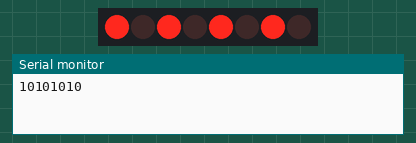
This sketch was run on a simulated Arduino Uno, built with avr-gcc and run on an emulated ATmega328P. Parts: 8 shift-register outputs drawn as a row of LEDs (first output left, lit = HIGH), the last lines printed to the serial monitor. Wiring (inferred from the names in the program): shift register (74HC595): data pin 12; shift clock pin 13; latch pin 8. Wiring (inferred from the signals the program sends): row of LEDs: on Q0, Q1, Q2, Q3, Q4, Q5, Q6, Q7.

Above: at 0.1 s.
At 1.1 s:
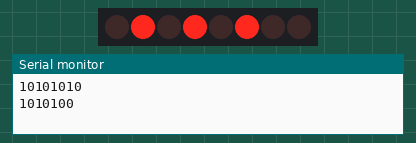
At 2.1 s:
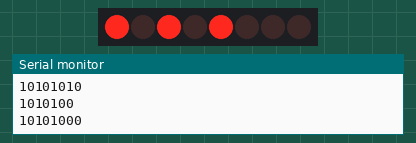
At 3.1 s:
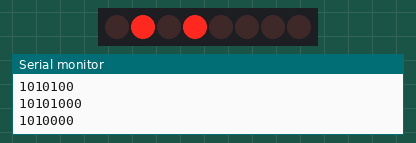
At 4.1 s:
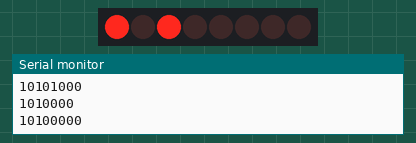
At 6.1 s:
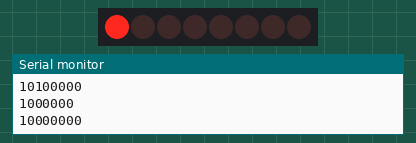
Timing chart, 0 to 8.5 s (numbered marks = the images above):
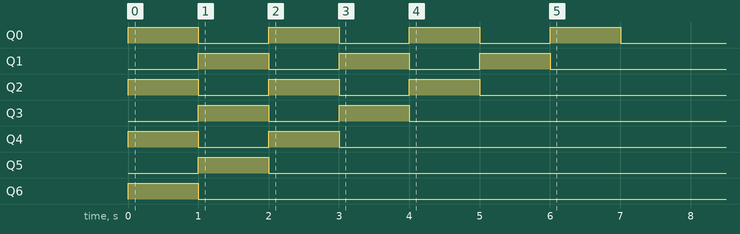

The sketch:

Clase_38_shift_register_contador_bin.ino
```cpp
int latchPin= 8;
int clockPin = 13;
int dataPin = 12;
byte myByte = 0b10101010;
int dt = 1000;

void setup() {
  // put your setup code here, to run once:
Serial.begin(9600);
pinMode(latchPin,OUTPUT);
pinMode(clockPin,OUTPUT);
pinMode(dataPin,OUTPUT);
}

//128 64 32 16 8 4 2 1
//
//BINARIOS              DECIMALES
//10100000               160
//01010000                80
//00101000                40


void loop() {
  // put your main code here, to run repeatedly:
  digitalWrite(latchPin, LOW);
  shiftOut(dataPin,clockPin,LSBFIRST, myByte);
  digitalWrite(latchPin, HIGH);
  Serial.println(myByte, BIN);
  delay(dt);
  myByte = myByte*2;


}
```

Measured:
- by itself, Q0: alternates HIGH for 1.0 s and LOW for 1.0 s, 8 changes in all, then stays LOW
- by itself, Q1, Q2: alternates HIGH for 1.0 s and LOW for 1.0 s, 6 changes in all, then stays LOW
- by itself, Q3, Q4: alternates HIGH for 1.0 s and LOW for 1.0 s, 4 changes in all, then stays LOW
- by itself, Q5: LOW → HIGH at 1.0 s, → LOW 1.0 s later
- by itself, Q6: LOW → HIGH at 0.00 s, → LOW 1.0 s later
